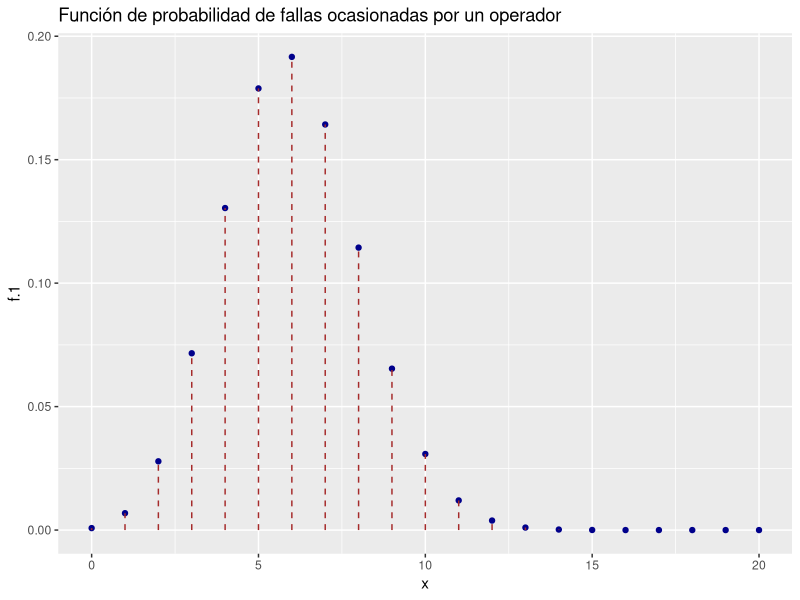
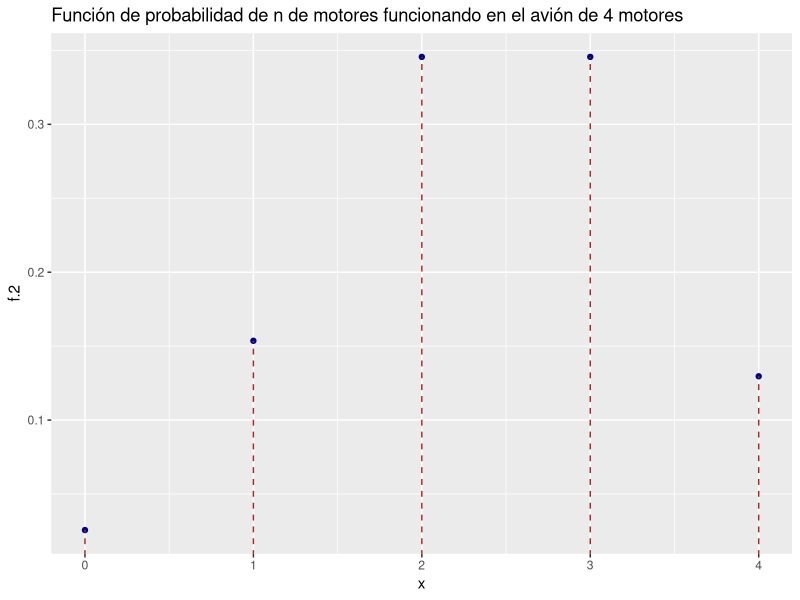
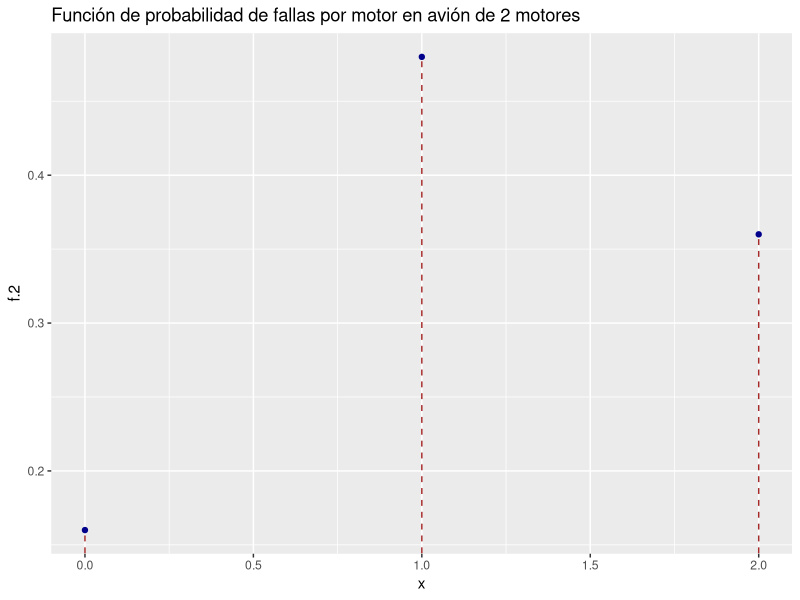
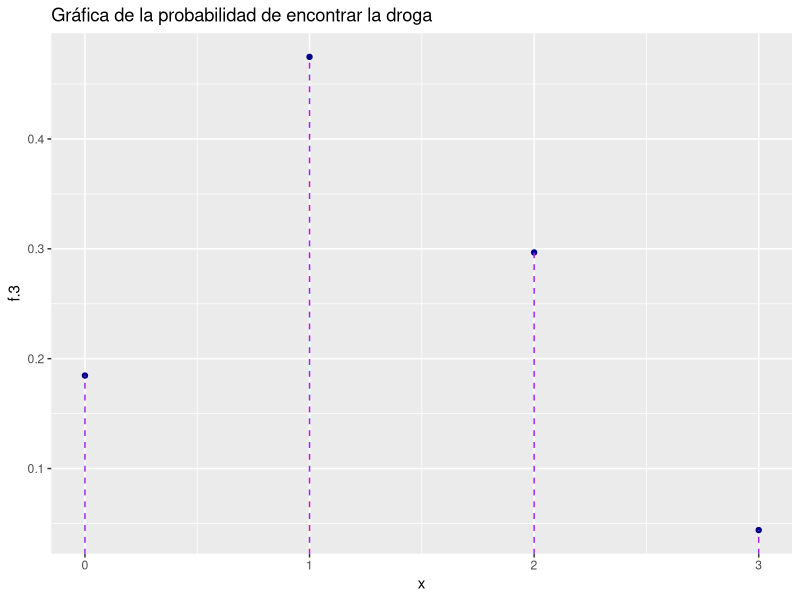
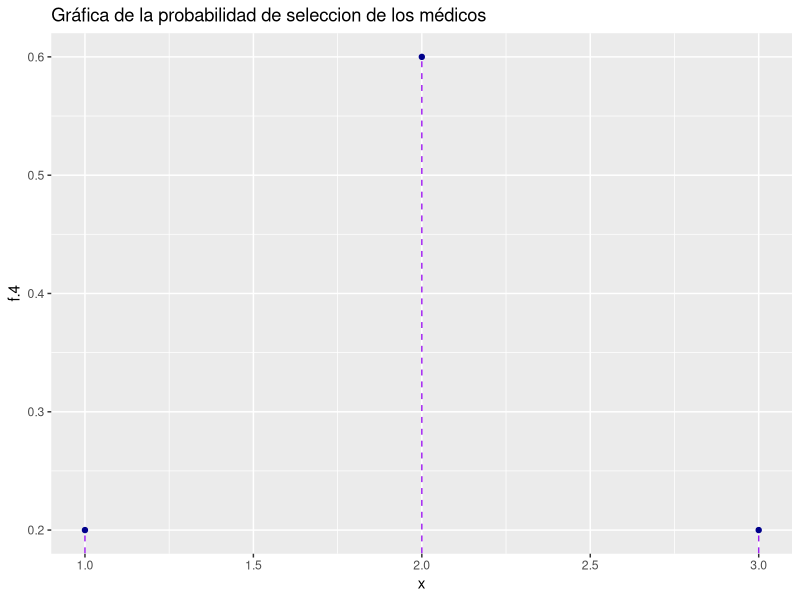
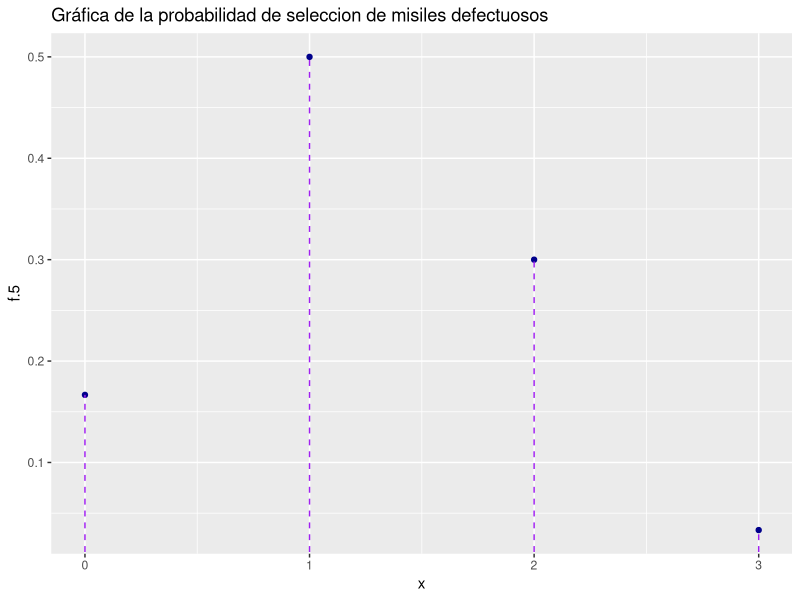
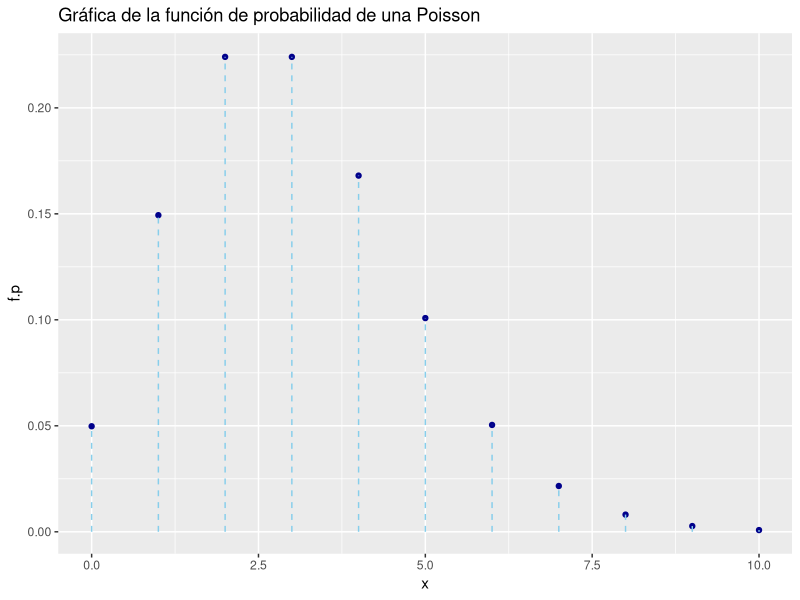
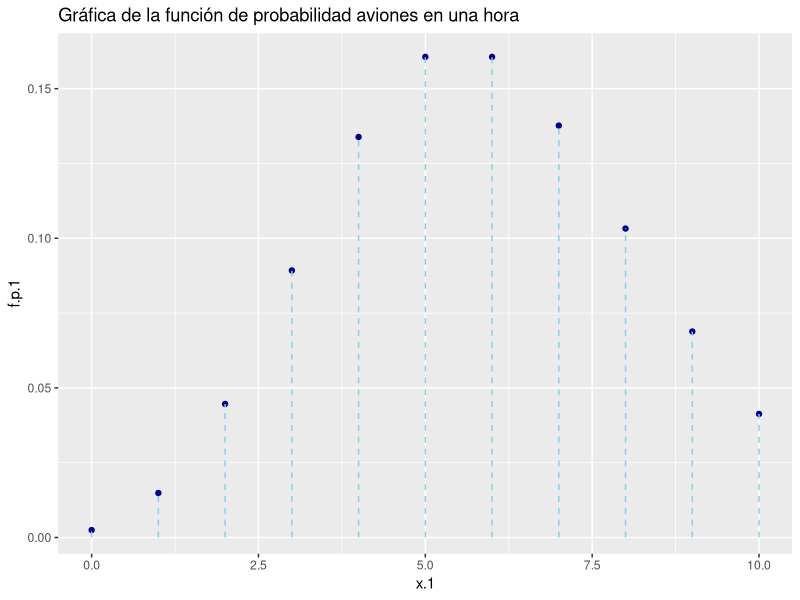

Write R code to recreate these figures, in order.
## ---- chunk 1
library(ggplot2)
## ---- chunk 2
n <- 20 # número de fallas

p <- 0.3 # probabilidad de éxito (la falla es ocasionada por el operador)

x <- 0:20 # valores que puede tomar x

# P(X>=10)

sol1 <- pbinom(q = 9,size = n, prob = p,lower.tail = FALSE)
cat("P(X>=10) = ",sol1)

#P(X<=4)

sol2 <- pbinom(q = 4,size = n, prob = p,lower.tail = TRUE)
cat("P(X<=4) = ",sol2)

#para la grafica

f.1 <- dbinom(x,size = n, prob = p)

df1 <- data.frame(x, f.1)

ggplot(df1, aes(x, f.1))+
  geom_point(col="darkblue")+
  geom_segment(x = x, xend=x, y = 0, yend=f.1,linetype = "dashed", col="brown")+
  labs(title = "Función de probabilidad de fallas ocasionadas por un operador")
## ---- chunk 3
n <- 4 # número de motores

p <- 0.6 # probabilidad de éxito (no falla un motor : 1-0.4)

x <- 0:4 # valores que puede tomar x

# P(X>=2)

sol1 <- pbinom(q = 1,size = n, prob = p,lower.tail = FALSE)
cat("Avion con 4 motores: P(X>=2) = ",sol1)

# grafica

f.2 <- dbinom(x,size = n, prob = p)

df2 <- data.frame(x, f.2)

ggplot(df2, aes(x, f.2))+
  geom_point(col="darkblue")+
  geom_segment(x = x, xend=x, y = 0, yend=f.2,linetype = "dashed", col="brown")+
  labs(title = "Función de probabilidad de n de motores funcionando en el avión de 4 motores")
## ---- chunk 4
n <- 2 # número de motores

p <- 0.6 # probabilidad de éxito (no falla un motor : 1-0.4)

x <- 0:2 # valores que puede tomar x

# P(X>=1)

sol2 <- pbinom(q = 0,size = n, prob = p,lower.tail = FALSE)
cat("Avion con 2 motores: P(X>=1) = ",sol2)

#grafica
f.2 <- dbinom(x,size = n, prob = p)

df2 <- data.frame(x, f.2)

ggplot(df2, aes(x, f.2))+
  geom_point(col="darkblue")+
  geom_segment(x = x, xend=x, y = 0, yend=f.2,linetype = "dashed", col="brown")+
  labs(title = "Función de probabilidad de fallas por motor en avión de 2 motores")
## ---- chunk 5
m <- 6

n <- 9

k <- 3

# P(X>=1) = P(X>0)

#Una forma
## 1- P(x<1)
s <- phyper(q = 0, m = 6, n = 9, k = 3)
1-s
#Otra forma
sol3 <- phyper(q = 0,m = m, n = n, k = k, lower.tail = FALSE)
cat("La probabilidad de que el viajero sea arrestado es de: ", sol3)

#grafica
library(ggplot2)
x <- c(max(0,k-n):min(k,m))

f.3 <- dhyper(x = x, m = m, n = n, k = k)
df3 <- data.frame(x, f.3)

ggplot(df3, aes(x, f.3)) +
  geom_point(col="darkblue") +
  geom_segment(x = x, xend = x, y = 0, yend = f.3, linetype = "dashed", col = "purple")+
  labs(title = "Gráfica de la probabilidad de encontrar la droga")
## ---- chunk 6
m <- 4 # medicos

n <- 2

k <- 3

# P(2 <= X <= 3)
sol4 <- phyper(q = 1,m = m, n = n, k = k, lower.tail = FALSE)
cat("La probabilidad de haya entre 2 y 3 médicos en el comité es: ", sol4)

#grafica
x <- c(max(0,k-n):min(k,m))

f.4 <- dhyper(x = x, m = m, n = n, k = k)
df4 <- data.frame(x, f.4)

ggplot(df4, aes(x, f.4)) +
  geom_point(col="darkblue") +
  geom_segment(x = x, xend = x, y = 0, yend = f.4, linetype = "dashed", col = "purple")+
  labs(title = "Gráfica de la probabilidad de seleccion de los médicos")
## ---- chunk 7
m <- 3 # misiles defectuosos 

n <- 7 

k <- 4

# P(X = 0) X es la cantidad de fallas
sol5 <- dhyper(x = 0,m = m, n = n, k = k)
cat("La probabilidad de que los 4 misiles sirvan es: ", sol5)

# P(X <= 2)
sol5 <- phyper(q = 2,m = m, n = n, k = k)
cat("La probabilidad de que a lo sumo dos fallen es: ", sol5)

#grafica
x <- c(max(0,k-n):min(k,m))

f.5 <- dhyper(x = x, m = m, n = n, k = k)
df5 <- data.frame(x, f.5)

ggplot(df5, aes(x, f.5)) +
  geom_point(col="darkblue") +
  geom_segment(x = x, xend = x, y = 0, yend = f.5, linetype = "dashed", col = "purple")+
  labs(title = "Gráfica de la probabilidad de seleccion de misiles defectuosos")
## ---- chunk 8
l <- 3

x <- 0:10

sol6 <- dpois(5,lambda = l)
cat("La probabilidad de que ocurran 5 accidentes es:", sol6)

sol6 <- ppois(2,lambda = l)
cat("La probabilidad de que ocurran menos de 3 accidentes es:", sol6)

sol6 <- ppois(1,lambda = l, lower.tail = FALSE)
cat("La probabilidad de que ocurran al menos 2 accidentes es:", sol6)

f.p <- dpois(x,lambda = l)

df.p <- data.frame(x,f.p)

ggplot(df.p, aes(x, f.p))+
  geom_point(col = "darkblue")+
  geom_segment(x = x, xend = x, y = 0, yend = f.p, linetype = "dashed", col="skyblue")+
  labs(title = "Gráfica de la función de probabilidad de una Poisson")
## ---- chunk 9
miu <- function(x) 6*x

l.1 <- miu(1) # en la primera hora

x.1 <- 0:10

sol7 <- dpois(4,lambda = l.1)
cat("La probabilidad de que lleguen 4 aviones en una hora:", sol7)

sol7 <- ppois(3,lambda = l.1, lower.tail = FALSE)
cat("La probabilidad de que lleguen 4 aviones en una hora:", sol7)

l.2 <- miu(12) # en las 12 horas
sol6 <- ppois(74,lambda = l.2, lower.tail = FALSE)
cat("La probabilidad de que lleguen por lo menos 75 aviones en las 12 horas es:", sol6)

# Grafica
f.p.1 <- dpois(x.1,lambda = l.1)

df.p.1 <- data.frame(x.1,f.p.1)

ggplot(df.p.1, aes(x.1, f.p.1))+
  geom_point(col = "darkblue")+
  geom_segment(x = x, xend = x, y = 0, yend = f.p.1, linetype = "dashed", col="skyblue")+
  labs(title = "Gráfica de la función de probabilidad aviones en una hora")

x.2 <- 0:100

f.p.2 <- dpois(x.2,lambda = l.2)

df.p.2 <- data.frame(x.2,f.p.2)

ggplot(df.p.2, aes(x.2, f.p.2))+
  geom_point(col = "darkblue")+
  geom_segment(x = x.2, xend = x.2, y = 0, yend = f.p.2, linetype = "dashed", col="skyblue")+
  labs(title = "Gráfica de la función de probabilidad de aviones en 12 horas")
